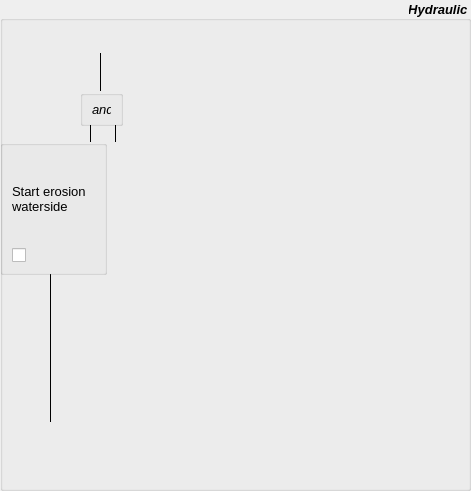
         <widget class="QGroupBox" name="groupBox">
          <property name="geometry">
           <rect>
            <x>1</x>
            <y>77</y>
            <width>471</width>
            <height>491</height>
           </rect>
          </property>
          <property name="font">
           <font>
            <pointsize>10</pointsize>
            <weight>75</weight>
            <italic>true</italic>
            <bold>true</bold>
           </font>
          </property>
          <property name="title">
           <string>Hydraulic </string>
          </property>
          <property name="alignment">
           <set>Qt::AlignRight|Qt::AlignTrailing|Qt::AlignVCenter</set>
          </property>
          <widget class="Line" name="line_20">
           <property name="geometry">
            <rect>
             <x>40</x>
             <y>274</y>
             <width>20</width>
             <height>148</height>
            </rect>
           </property>
           <property name="frameShadow">
            <enum>QFrame::Plain</enum>
           </property>
           <property name="orientation">
            <enum>Qt::Vertical</enum>
           </property>
          </widget>
          <widget class="QGroupBox" name="groupBox_failure_19">
           <property name="geometry">
            <rect>
             <x>80</x>
             <y>90</y>
             <width>43</width>
             <height>36</height>
            </rect>
           </property>
           <property name="autoFillBackground">
            <bool>false</bool>
           </property>
           <property name="title">
            <string/>
           </property>
           <property name="alignment">
            <set>Qt::AlignLeading|Qt::AlignLeft|Qt::AlignTop</set>
           </property>
           <property name="flat">
            <bool>false</bool>
           </property>
           <layout class="QHBoxLayout" name="horizontalLayout_10">
            <item>
             <widget class="QLabel" name="label_20">
              <property name="font">
               <font>
                <pointsize>10</pointsize>
                <weight>50</weight>
                <italic>true</italic>
                <bold>false</bold>
               </font>
              </property>
              <property name="text">
               <string>and</string>
              </property>
             </widget>
            </item>
           </layout>
          </widget>
          <widget class="QGroupBox" name="groupBox_failure_20">
           <property name="geometry">
            <rect>
             <x>0</x>
             <y>140</y>
             <width>107</width>
             <height>135</height>
            </rect>
           </property>
           <property name="autoFillBackground">
            <bool>false</bool>
           </property>
           <property name="title">
            <string/>
           </property>
           <property name="alignment">
            <set>Qt::AlignLeading|Qt::AlignLeft|Qt::AlignTop</set>
           </property>
           <property name="flat">
            <bool>false</bool>
           </property>
           <layout class="QVBoxLayout" name="verticalLayout_11">
            <item>
             <widget class="QLabel" name="label_21">
              <property name="font">
               <font>
                <pointsize>10</pointsize>
                <weight>50</weight>
                <italic>false</italic>
                <bold>false</bold>
               </font>
              </property>
              <property name="text">
               <string>Start erosion 
waterside </string>
              </property>
              <property name="alignment">
               <set>Qt::AlignLeading|Qt::AlignLeft|Qt::AlignVCenter</set>
              </property>
             </widget>
            </item>
            <item>
             <widget class="QCheckBox" name="checkBox_ero_seaward_start">
              <property name="text">
               <string/>
              </property>
              <property name="icon">
               <iconset resource="../../../system_sys/source_code/gui/resources/system_sys_resource.qrc">
                <normaloff>:/dike_waterside_ero_icon</normaloff>:/dike_waterside_ero_icon</iconset>
              </property>
              <property name="iconSize">
               <size>
                <width>50</width>
                <height>50</height>
               </size>
              </property>
             </widget>
            </item>
           </layout>
          </widget>
          <widget class="Line" name="line_21">
           <property name="geometry">
            <rect>
             <x>105</x>
             <y>125</y>
             <width>20</width>
             <height>17</height>
            </rect>
           </property>
           <property name="frameShadow">
            <enum>QFrame::Plain</enum>
           </property>
           <property name="orientation">
            <enum>Qt::Vertical</enum>
           </property>
          </widget>
          <widget class="Line" name="line_22">
           <property name="geometry">
            <rect>
             <x>80</x>
             <y>125</y>
             <width>20</width>
             <height>17</height>
            </rect>
           </property>
           <property name="frameShadow">
            <enum>QFrame::Plain</enum>
           </property>
           <property name="orientation">
            <enum>Qt::Vertical</enum>
           </property>
          </widget>
          <widget class="Line" name="line">
           <property name="geometry">
            <rect>
             <x>90</x>
             <y>53</y>
             <width>20</width>
             <height>38</height>
            </rect>
           </property>
           <property name="font">
            <font>
             <weight>50</weight>
             <bold>false</bold>
            </font>
           </property>
           <property name="frameShadow">
            <enum>QFrame::Plain</enum>
           </property>
           <property name="lineWidth">
            <number>1</number>
           </property>
           <property name="orientation">
            <enum>Qt::Vertical</enum>
           </property>
          </widget>
          <zorder>line_20</zorder>
          <zorder>groupBox_failure_19</zorder>
          <zorder>line_21</zorder>
          <zorder>line_22</zorder>
          <zorder>line</zorder>
          <zorder>groupBox_failure_20</zorder>
         </widget>
